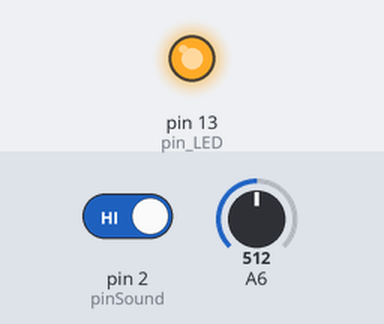
Recording of a sketch running on a simulated Arduino Uno, built with avr-gcc and run on an emulated ATmega328P. Shown: output pins drawn as LEDs (lit = HIGH). Inputs (shaded band) come from the test bench; at power-on: pin 2 (pinSound) HIGH, A6 = 512. Sleep ends after the set time or at an interrupt; no radio packets arrive unless stated; pins used as bus, display or sensor lines are not drawn.

Above: at 0.07 s.
At 1.3 s:
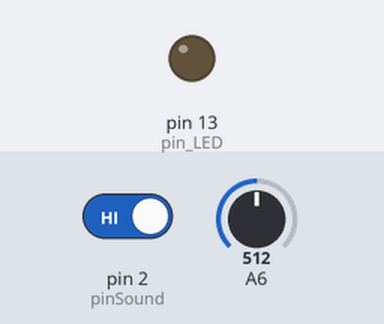
1.4 s: pin 2 (pinSound) driven LOW
At 2.0 s:
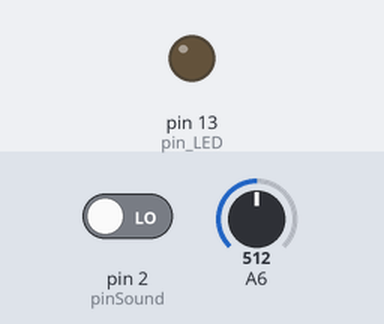
Timing chart, 0 to 4.4 s (numbered marks = the images above; inputs shaded):
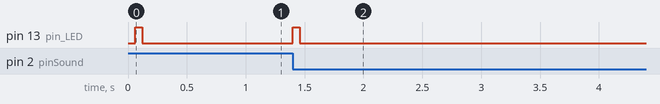

The sketch:

transmitSound.ino
```cpp
char* sensorType = "SND";
char* myID = "Ninja";
int heartbeatInterval = 3600; // seconds
int periodicReadingInterval = 0; // seconds, 0 for no periodic reading

#include "initialize.h"

void setup() {
  initializeSensor();
}

void loop() {
  sleepUntilEvent();

  processEvent();
}

void processEvent() {
  int pinSound = 2;

  if (digitalRead(pinSound) == LOW) {
    sendEvent("Sound");
  }
}
```

initialize.h
```cpp
#if (ARDUINO < 100)
#include "WProgram.h"
#else
#include "Arduino.h"
#endif
#include <string.h>
#include <math.h>
#include <avr/interrupt.h>
#include <avr/pgmspace.h>
#include <avr/power.h>
#include <avr/sleep.h>
#include <avr/wdt.h>

#ifndef cbi
#define cbi(sfr, bit) (_SFR_BYTE(sfr) &= ~_BV(bit))
#endif
#ifndef sbi
#define sbi(sfr, bit) (_SFR_BYTE(sfr) |= _BV(bit))
#endif

#include "VirtualWire.h"

const int Aref = 3050;
const float ANAscale = float(Aref) / 1024.0;
const byte pin_BV = 6;
const byte pin_TXDen = 9;
const byte pin_ANTENNA_POWER = 10;
const byte pin_TXD = 11;
const byte pin_LED = 13;
const byte pinButton = 2;

volatile int periodicCountdown, periodicReset;
volatile int heartbeatCountdown, heartbeatReset;
volatile byte wakeWhy = 0;
char sSBName[15];
char sTXID[6];
double dBV;
char sBV[6];
byte bSBN;
byte debugON;
byte D2stat, D3stat, HL;

char *dtoa(double dnum, char *mja, int prec) {
  char *ret = mja;
  long pm = 1;
  byte wp = prec;
  while (wp > 0) {
    pm = pm*10;
    wp--;
  }
  long Lodp = long(dnum);
  double diff = (dnum - double(Lodp))* double(pm);
  if (dnum >= 0) {
    diff = (diff + 0.5);
  } else {
    diff = (diff - 0.5);
  }
  long Rodp = abs(long(diff));
  Lodp = abs(Lodp);
  if (Rodp == pm) {
    Lodp = Lodp + 1;
    Rodp = 0;
  }
  if ((dnum < 0) & ((Rodp + Lodp) > 0)) {
    *mja++ = '-';
  }
  ltoa(Lodp, mja, 10);
  if (prec > 0) {
    while (*mja != '\0') {
      mja++;
    }
    *mja++ = '.';
    pm=10;
    while (prec > 1) {
      if (Rodp < pm) {
        *mja='0';
        mja++;
      }
      pm=pm*10;
      prec--;
    }
    ltoa(Rodp, mja, 10);
  }
  return ret;
}

float readPinAverage (byte pinNumber, unsigned int sampleCount) {
  long sumTotal;
  sumTotal = 0;
  for (int i = 0; i < sampleCount; i++) {
    sumTotal = sumTotal + analogRead(pinNumber);
  }
  float averageReading = float(float(sumTotal) / float(sampleCount));
  return averageReading;
}

float readBatteryVoltage() {
  float fBV = readPinAverage(pin_BV, 5);
  fBV = (fBV* ANAscale) / 500.0;
  return fBV;
}

byte makeCheckSumByte(char* transmission, int transmissionLength) {
  byte checkSumByte = 0;
  for (int i = 0; i < transmissionLength; i++) {
    checkSumByte = checkSumByte ^ transmission[i];
  }
  return checkSumByte;
}

void transmitString(char* transmission) {
  int transmissionLength = strlen(transmission);

  char checkSumByte = makeCheckSumByte(transmission, transmissionLength);
  char cleanTransmission[40];
  *cleanTransmission = 0;
  for (int i = 0; i < transmissionLength; i++) {
    cleanTransmission[i] = transmission[i];
  }
  cleanTransmission[transmissionLength] = checkSumByte;
  cleanTransmission[transmissionLength + 1] = 0;

  digitalWrite(pin_LED, HIGH);
  digitalWrite(pin_ANTENNA_POWER, HIGH);

  vw_send((uint8_t *)cleanTransmission, (transmissionLength + 1));
  vw_wait_tx();

  dBV = readBatteryVoltage();
  digitalWrite(pin_ANTENNA_POWER, LOW);
  digitalWrite(pin_LED, LOW);
}

char* msgTooLong = "<--Msg too long. Max 31 char-->";

void sendMessage(char* messageType, char* message) {
  dtoa(dBV, sBV, 1);
  if ((strlen(sensorType) +
      strlen(myID) +
      strlen(messageType) +
      strlen(sBV) +
      strlen(message) +
      + 5) > 32) {
    transmitString(msgTooLong);
    return;
  }

  char transmissionString[40];
  *transmissionString = 0;
  strcat(transmissionString, sensorType);
  strcat(transmissionString, "|");
  strcat(transmissionString, myID);
  strcat(transmissionString, "|");
  strcat(transmissionString, messageType);
  strcat(transmissionString, "|");
  strcat(transmissionString, sBV);
  if (strlen(message) > 0) {
    strcat(transmissionString, "|");
    strcat(transmissionString, message);
  }

  transmitString(transmissionString);
}

void sendEvent(char* message) {
  sendMessage("E", message);
}

void sendInfo(char* message) {
  sendMessage("I", message);
}

void sendPeriodic(char* message) {
  sendMessage("P", message);
}

double readTemp(byte pinNumber) {
  digitalWrite(pin_ANTENNA_POWER, HIGH);
  delay(5);
  double MF = double(double(readPinAverage(pinNumber, 10)) * double(ANAscale));
  MF = double((MF - 500.0) / 10.0);
  digitalWrite(pin_ANTENNA_POWER, LOW);

  return double((MF * 1.8) + 32.0);
}

void Send_ANA (byte port) {
  float fVal;
  char sVal[6];
  // DoMsgHeader(sWhy);
  // strcat(sMsg, "|");
  itoa(port, sVal, 10);
  // strcat(sMsg, sVal);
  // strcat(sMsg, "=");
  fVal = readPinAverage(port, 30);
  fVal = (fVal* ANAscale) / 1000.0;
  dtoa(fVal, sVal, 3);
  // strcat(sMsg, sVal);
  // strcat_P(sMsg, (char*)pgm_read_word(&(table_PMS[2]))); //Volts
  // XMIT_STRING(sMsg, strlen(sMsg), 50);
}

void checkBatteryVoltage() {
  if (dBV < 2.8) {
    sendInfo("Low Battery");
  }
}

bool buttonPushed;
bool buttonReleased;
bool tiltHorizontal;
bool tiltVertical;
bool periodicReading;

void detachInterrupts() {
  detachInterrupt(digitalPinToInterrupt(2));
  // detachInterrupt(digitalPinToInterrupt(3));
}

void digital2Change() {
  sleep_disable();
  detachInterrupts();

  if (digitalRead(2) == LOW) {
    wakeWhy = 2;
    buttonPushed = true;
    tiltHorizontal = true;
  } else {
    wakeWhy = 3;
    buttonReleased = true;
    tiltVertical = true;
  }
}

void digital3Change() {
  sleep_disable();
  detachInterrupts();

  if (digitalRead(3) == LOW) {
    wakeWhy = 5;
  } else {
    wakeWhy = 6;
  }
}

void attachInterrupts() {
  attachInterrupt(digitalPinToInterrupt(2), digital2Change, CHANGE);
  // attachInterrupt(digitalPinToInterrupt(3), digital3Change, CHANGE);
}

void clearEventFlags() {
  buttonPushed = false;
  buttonReleased = false;
  tiltHorizontal = false;
  tiltVertical = false;
  periodicReading = false;
}

ISR(WDT_vect) {
  sleep_disable();
  detachInterrupts();

  wakeWhy = 0;

  if (periodicReset > 0) {
    periodicCountdown--;
    if (periodicCountdown < 1) {
      periodicCountdown = periodicReset;
      wakeWhy = 1;
      periodicReading = true;
    }
  }

  heartbeatCountdown--;
  if (heartbeatCountdown < 1) {
    heartbeatCountdown = heartbeatReset;
    wakeWhy = 4;
  }

}

void sleepUntilEvent() {
  bool keepSleeping = true;

  do {
    checkBatteryVoltage();

    clearEventFlags();

    wakeWhy = 0;
    while (
      (periodicReset > 0 ? (periodicCountdown > 0) : true) &&
      heartbeatCountdown > 0 &&
      wakeWhy == 0) {

      sleep_enable();
      attachInterrupts();
      set_sleep_mode(SLEEP_MODE_PWR_DOWN);
      cli();
      sei();

      sleep_mode(); //Z-Z-Z-Z-Z-Z-Z-Z-Z-Z-Z-Z-Z-Z-Z-Z-Z-Z-Z

      sleep_disable();
    }

    switch (wakeWhy) {
      case 0: break;
      case 1: keepSleeping = false; break; // periodic reading
      case 2: keepSleeping = false; break; // D2 low
      case 3: keepSleeping = false; break; // D2 high
      case 4: sendMessage("I", "Heartbeat"); break;
      case 5: keepSleeping = false; break; // D3 low
      case 6: keepSleeping = false; break; // D3 high
      default: break;
    }

  } while (keepSleeping);
}

void initializeSensor() {
  cli();
  wdt_reset();
  WDTCSR |= B00011000;
  WDTCSR = B01100001;
  sei();
  analogReference(DEFAULT);

  detachInterrupts();

  digitalWrite(pin_LED, LOW);
  pinMode(pin_LED, OUTPUT);
  digitalWrite(pin_ANTENNA_POWER, LOW);
  pinMode(pin_ANTENNA_POWER, OUTPUT);
  for (int pn = 2; pn < pin_ANTENNA_POWER; pn++) {
    pinMode(pn, INPUT);
    digitalWrite(pn, HIGH);
  }
  vw_set_tx_pin(pin_TXD);
  vw_set_ptt_pin(0);
  vw_setup(4800);

  digitalWrite(pin_ANTENNA_POWER, HIGH);
  vw_send((uint8_t *)0, 0);
  vw_wait_tx();
  dBV = readBatteryVoltage();
  digitalWrite(pin_ANTENNA_POWER, LOW);

  heartbeatReset = 1;
  if (floor(float(heartbeatInterval) / 8.0) > 1.0) {
    heartbeatReset = int(floor(float(heartbeatInterval) / 8.0));
  }
  heartbeatCountdown = heartbeatReset;

  periodicReset = 0;
  if (periodicReadingInterval > 0) {
    periodicReset = 1;
    if (floor(float(periodicReadingInterval) / 8.0) > 1.0) {
      periodicReset = int(floor(float(periodicReadingInterval) / 8.0));
    }
  }
  periodicCountdown = periodicReset;

  digitalWrite(2, LOW);

  sendMessage("I", "Initialized");
}
```

Measured:
- after the input at 1.4 s, pin 13 (pin_LED): LOW → HIGH at once, → LOW 0.06 s later
